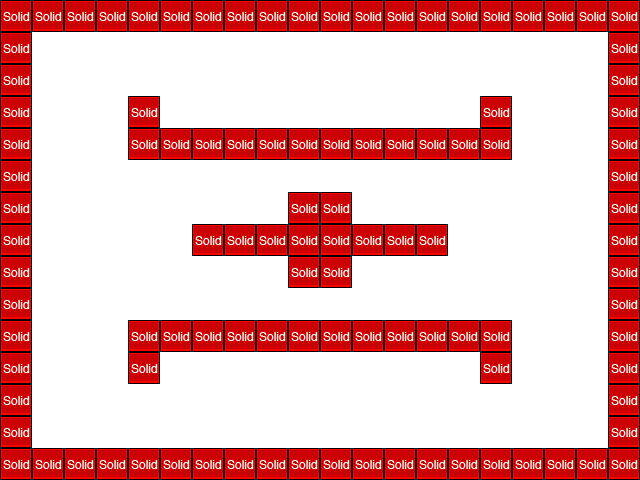

Rendered tile map (Tiled .tmx) drawn with the repository's tilesets; below, a short description and the map source with its tile grids summarised:
An orthogonal 20x15 tile map with 32x32 px tiles, 2 tile layers (Tile Layer 1, collision), 2 tilesets and 2 objects (mainPlayer, mainPlayerTurret).

<map version="1.0" orientation="orthogonal" width="20" height="15" tilewidth="32" tileheight="32" backgroundcolor="#ffffff">
 <tileset firstgid="1" name="area01_level_tiles" tilewidth="32" tileheight="32">
  <image source="../img/map/area01_level_tiles.png" width="640" height="241" />
 </tileset>
 <tileset firstgid="141" name="metatiles32x32" tilewidth="32" tileheight="32">
  <image source="../img/map/metatiles32x32.png" width="160" height="32" />
  <tile id="0">
   <properties>
    <property name="type" value="solid" />
   </properties>
  </tile>
  <tile id="1">
   <properties>
    <property name="type" value="platform" />
   </properties>
  </tile>
 </tileset>
 <layer name="Tile Layer 1" width="20" height="15">
  <data>[300 cells, 106 non-empty, 1 distinct tile ids]</data>
 </layer>
 <objectgroup name="Object Layer 1" width="20" height="15">
  <object name="mainPlayer" x="64" y="352" width="32" height="64">
   <properties>
    <property name="image" value="testTankBig" />
    <property name="spritewidth" value="64" />
   </properties>
  </object>
  <object name="mainPlayerTurret" x="64" y="352" width="32" height="64">
   <properties>
    <property name="image" value="testTurret" />
    <property name="spritewidth" value="64" />
   </properties>
  </object>
 </objectgroup>
 <layer name="collision" width="20" height="15">
  <data>[300 cells, 106 non-empty, 1 distinct tile ids]</data>
 </layer>
</map>
